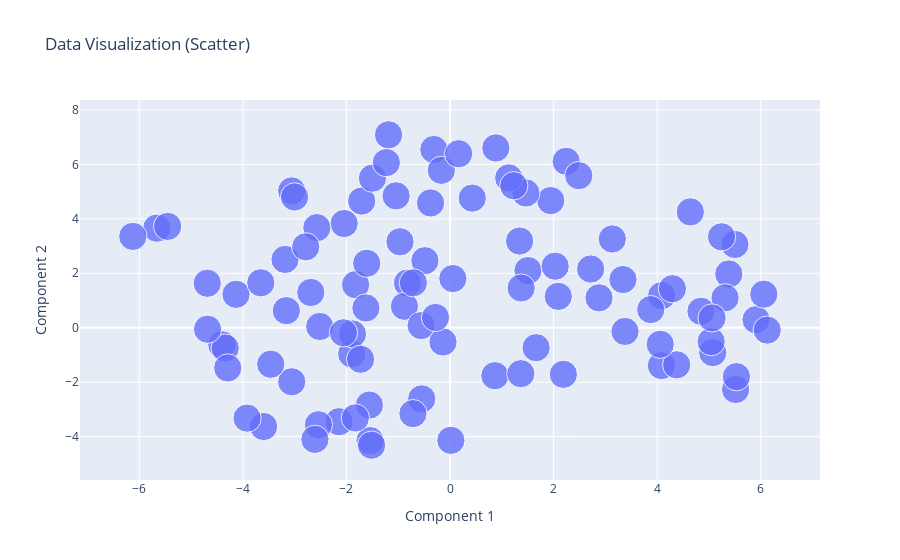
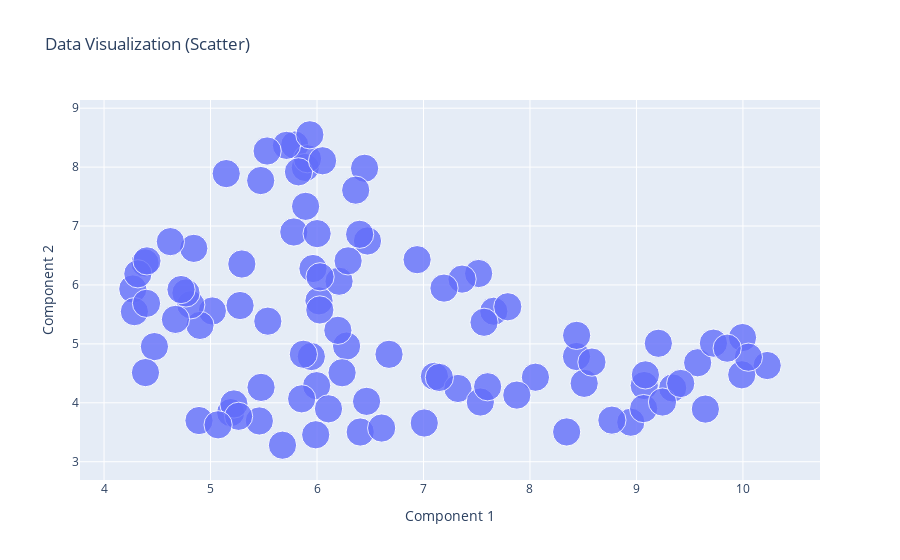

Notebook source saved alongside these figures, in order:
### Code cell
#Testing with dimensionality reduction

# t-SNE
vis_tsne = DataVisualization(data, plot_technique='scatter', dim_reduction_technique='t-SNE', n_components=2)
vis_tsne.fit()
vis_tsne.show()

# UMAP
vis_umap = DataVisualization(data, plot_technique='scatter', dim_reduction_technique='UMAP', n_components=2)
vis_umap.fit()
vis_umap.show()
